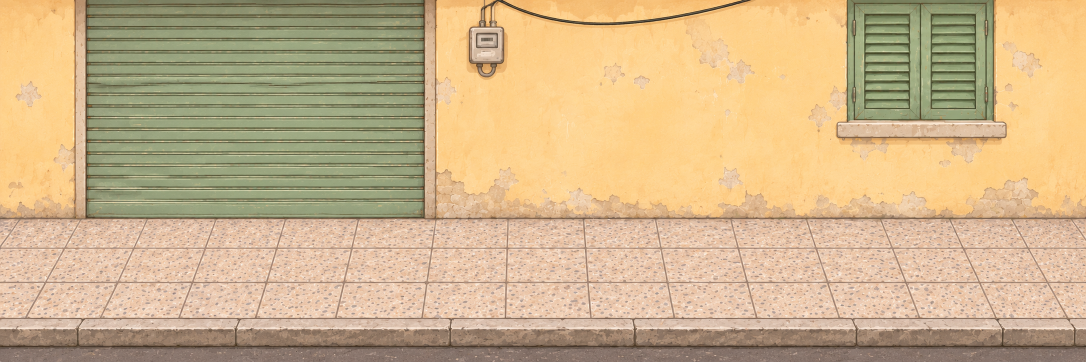
#> input picture art/sidewalk/sidewalk.png, 2172 x 724 px (shown at 1/2 size); its folder holds 2 pictures in this run
$ python prepare.py
#> lines starting #> are read from the running program, lines starting #| are printed output that depends on the picture
"""Package the approved ImageGen layers without changing their composition."""
from pathlib import Path
import hashlib
import json
from PIL import Image

root = Path(__file__).resolve().parents[2]
source = Path(__file__).resolve().parent
runtime = root / 'public' / 'art'
runtime.mkdir(parents=True, exist_ok=True)
assets = []
for name in ('sidewalk', 'ganh'):
    original = source / f'{name}.png'
    with Image.open(original) as image:
#> image is the input picture: PIL image 2172x724 RGB; mean R, G, B 204.7, 178.6, 138.6
        if name == 'ganh':
            assert image.mode == 'RGBA' and image.getextrema()[3] == (0, 255), 'Gánh needs real transparency'
        size = image.size
#> size = (2172, 724)
        image.thumbnail((1536, 768) if name == 'sidewalk' else (640, 640), Image.Resampling.LANCZOS)
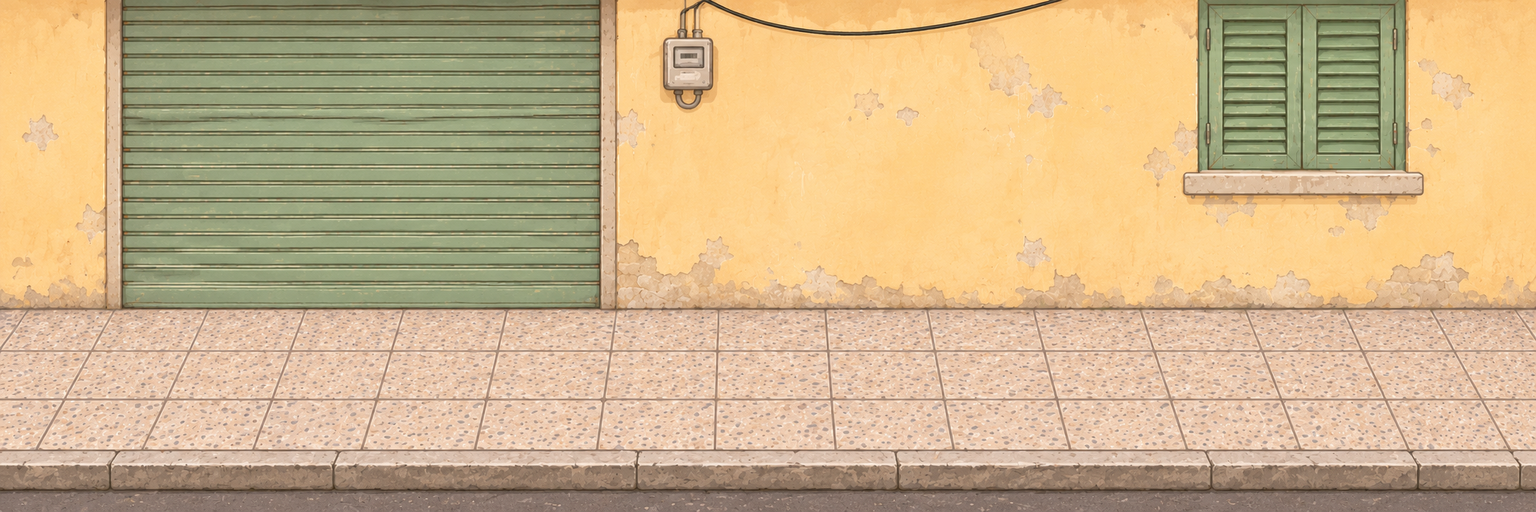
#> image: PIL image 1536x512 RGB; mean R, G, B 204.6, 178.6, 138.6
        output = runtime / f'{name}.webp'
        image.save(output, 'WEBP', quality=88, method=6)
        assets.append({'name': name, 'art_source': 'host_image', 'route': 'built-in ImageGen',
                       'original_size': size, 'runtime_size': image.size,
                       'sha256': hashlib.sha256(output.read_bytes()).hexdigest(), 'bytes': output.stat().st_size})
#> pass 2 of the loop `for name in ('sidewalk', 'ganh'):`:
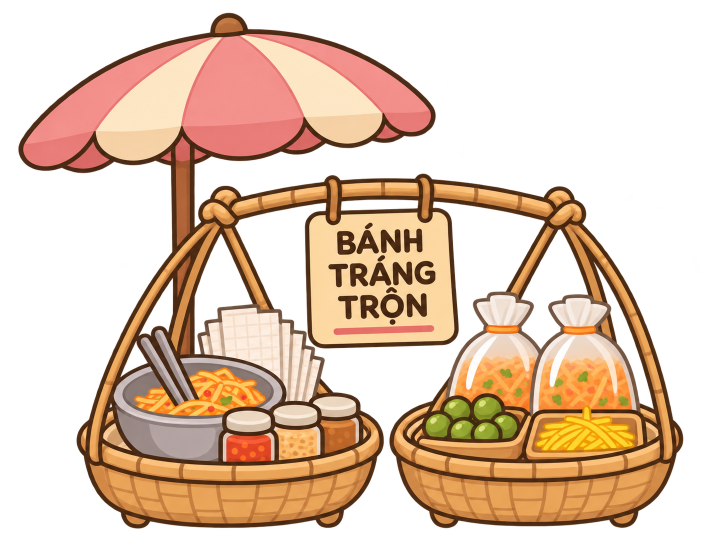
#> input picture art/sidewalk/ganh.png, 1448 x 1086 px (shown at 1/2 size)
#> image is the input picture: PIL image 1448x1086 RGBA; mean R, G, B, A 92.6, 66.7, 46.2, 118
#> `image.thumbnail((1536, 768) if name == 'sidewalk' else (640, 640), Ima..`:
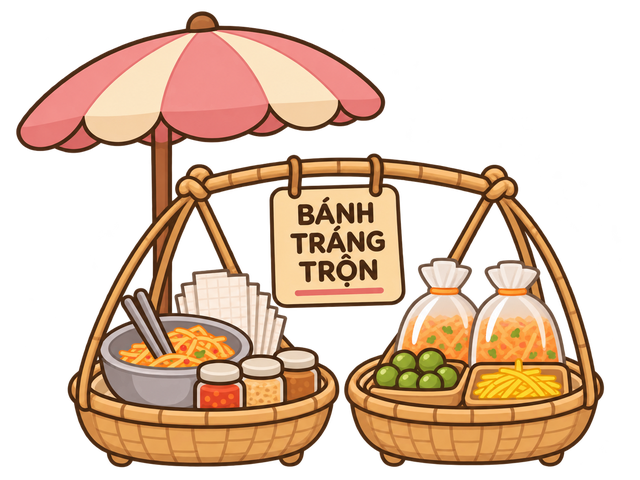
#> image: PIL image 640x480 RGBA; mean R, G, B, A 92.3, 66.4, 45.9, 118; transparent parts drawn white
assert sum(asset['bytes'] for asset in assets) < 300_000, 'Keep the scene light enough for mobile'
(source / 'assets.json').write_text(json.dumps(assets, indent=2) + '\n', encoding='utf-8')
print(json.dumps(assets))
#> (printed output is left out)
